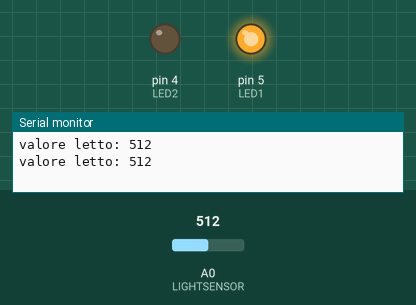
A sketch run on a simulated Arduino Uno, built with avr-gcc and run on an emulated ATmega328P. Parts: output pins drawn as LEDs (lit = HIGH), the last lines printed to the serial monitor. The inputs (shaded band) are chosen by the test bench; at power-on: A0 (LIGHTSENSOR) = 512.

Above: at 1.8 s.
1.9 s: A0 (LIGHTSENSOR) set to 497
At 4.2 s:
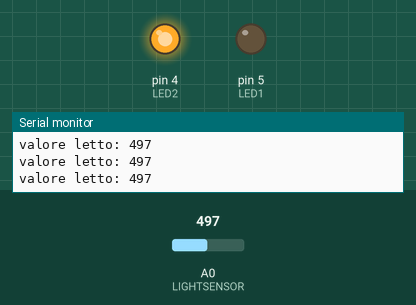
4.5 s: A0 (LIGHTSENSOR) set to 778
At 6.7 s:
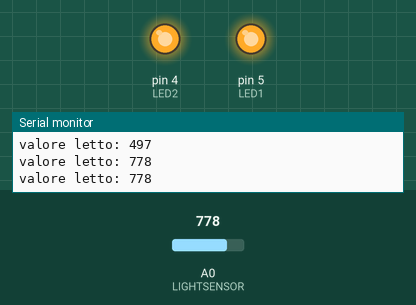
7.5 s: A0 (LIGHTSENSOR) set to 758
At 10.3 s:
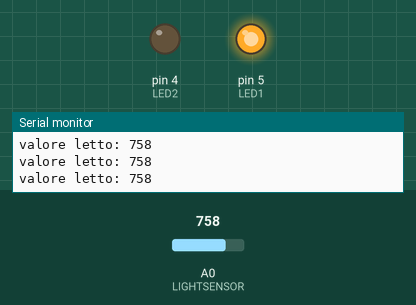
11.6 s: A0 (LIGHTSENSOR) set to 900
At 13.4 s:
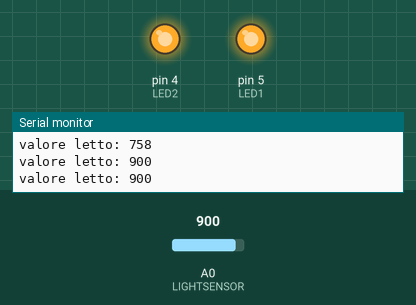
Timing chart, 0 to 14.9 s (numbered marks = the images above; inputs shaded):
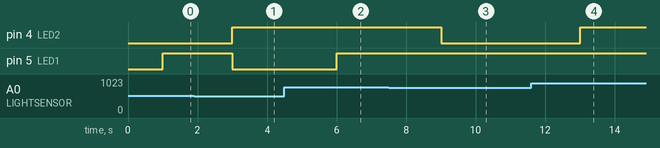

The sketch:

requirement-D.ino
```cpp
#define LED1 5          // D1(gpio5)
#define LED2 4          // D2(gpio4)
#define LIGHTSENSOR A0  // A/D Port
int ledstate1 = 0;
int ledstate2 = 0;
int timestamp = 0;
int sum = 0;
int count = 0;
int ticValue = 10;

void setup() {
  pinMode(LED1, OUTPUT);
  pinMode(LED2, OUTPUT);
  Serial.begin(115200);
  while (!Serial)
    ;
  timestamp = millis();
}
void loop() {
  int value = analogRead(LIGHTSENSOR);
  Serial.print("valore letto: ");
  Serial.println(value);
  delay(1000);
  if (value < 512) {
    digitalWrite(LED1, LOW);
    if (value < 256) {
      //00
      digitalWrite(LED2, LOW);
    } else {
      //01
      digitalWrite(LED2, HIGH);
    }

  } else {
    digitalWrite(LED1, HIGH);
    if (value < 768) {
      //10
      digitalWrite(LED2, LOW);

    } else {
      //11
      digitalWrite(LED2, HIGH);
    }
  }

  if (timestamp - millis() > 250) {
    sum += value;
    count++;
  }

  if (count > ticValue) {
    sum /= count;
    Serial.print("valore medio ultimi 10 tic: ");
    Serial.println(sum);
    sum = 0;
    count = 0;
  }
}
```

Measured:
- the behaviour switches between 512 and 511 on A0 (LIGHTSENSOR) (found by bisection; images 0 and 1)
- the behaviour switches between 768 and 767 on A0 (LIGHTSENSOR) (found by bisection; images 2 and 3)
- after the input at 1.9 s, pin 4 (LED2): LOW → HIGH after 1.1 s; pin 5 (LED1): HIGH → LOW after 1.1 s
- after the input at 4.5 s, pin 5 (LED1): LOW → HIGH after 1.5 s
- after the input at 7.5 s, pin 4 (LED2): HIGH → LOW after 1.5 s
- after the input at 11.6 s, pin 4 (LED2): LOW → HIGH after 1.4 s
